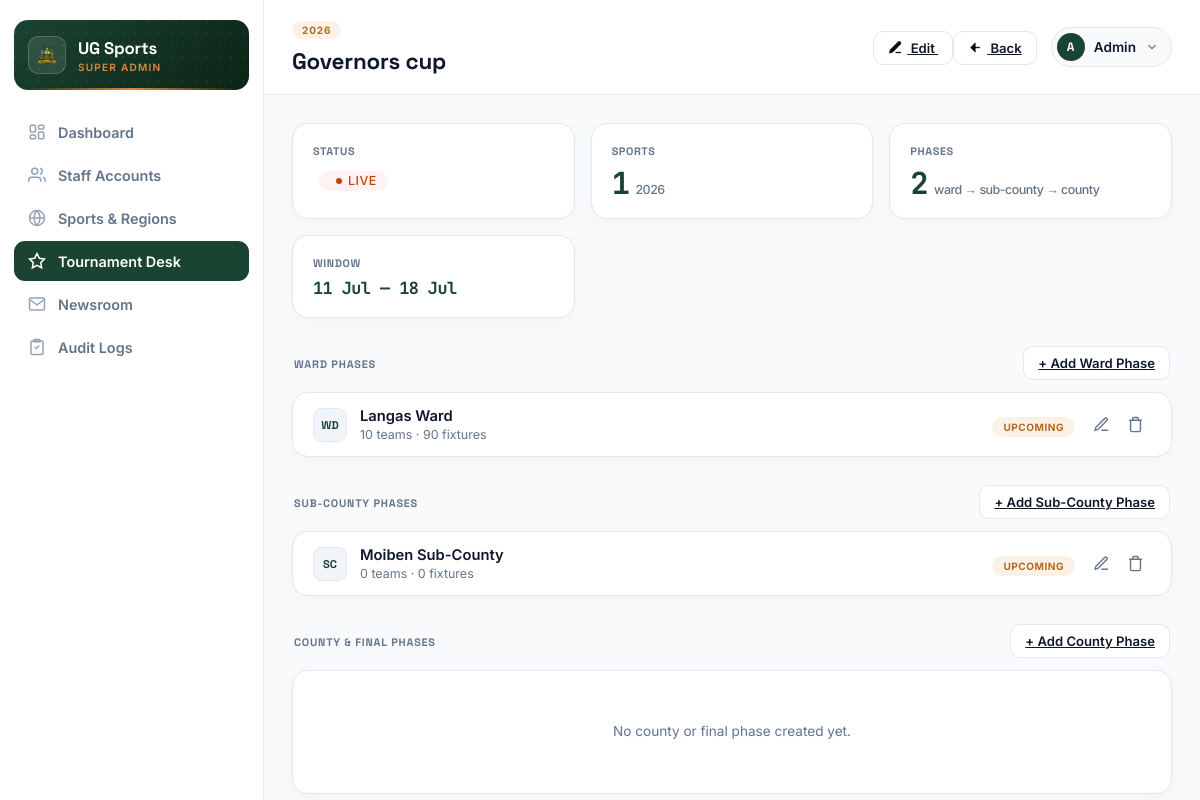
Screenshot of /accounts/tournaments/1/ (signed in) with the database file from the repository.
### accounts/models.py (models this page shows, shortened)
class Tournament(models.Model):
    class Status(models.TextChoices):
        UPCOMING = 'upcoming', 'Upcoming'
        ONGOING = 'ongoing', 'Ongoing'
        COMPLETED = 'completed', 'Completed'
    name = models.CharField(max_length=150)
    season = models.CharField(max_length=20, help_text="e.g. '2026'")
    sports = models.ManyToManyField(Sport, related_name='tournaments')
    status = models.CharField(max_length=20, choices=Status.choices, default=Status.UPCOMING)
    ward = models.ForeignKey(
        Ward, on_delete=models.PROTECT, null=True, blank=True, related_name='Tournament'
    )
    sub_county = models.ForeignKey(
        SubCounty, on_delete=models.PROTECT, null=True, blank=True, related_name='Tournament'
    )
    start_date = models.DateField(null=True, blank=True)
    end_date = models.DateField(null=True, blank=True)
    created_by = models.ForeignKey(
        settings.AUTH_USER_MODEL, on_delete=models.SET_NULL, null=True,
        related_name='tournaments_created'
    )
    created_at = models.DateTimeField(auto_now_add=True)
    class Meta:
        ordering = ['-season', 'name']
        unique_together = ('name', 'season')

class Phase(models.Model):
    class Stage(models.TextChoices):
        WARD = 'ward', 'Ward Phase'
        SUB_COUNTY = 'sub_county', 'Sub-County Phase'
        COUNTY = 'county', 'County Phase'
        FINAL = 'final', 'Final Phase'
    class Status(models.TextChoices):
        UPCOMING = 'upcoming', 'Upcoming'
        ONGOING = 'ongoing', 'Ongoing'
        COMPLETED = 'completed', 'Completed'
    STAGE_ORDER = {
        Stage.WARD: 1,
        Stage.SUB_COUNTY: 2,
        Stage.COUNTY: 3,
        Stage.FINAL: 4,
    }
    tournament = models.ForeignKey(Tournament, on_delete=models.CASCADE, related_name='phases')
    stage = models.CharField(max_length=20, choices=Stage.choices)
    order = models.PositiveSmallIntegerField(editable=False, default=1)
    status = models.CharField(max_length=20, choices=Status.choices, default=Status.UPCOMING)
    ward = models.ForeignKey(
        Ward, on_delete=models.PROTECT, null=True, blank=True, related_name='phases'
    )
    sub_county = models.ForeignKey(
        SubCounty, on_delete=models.PROTECT, null=True, blank=True, related_name='phases'
    )
    start_date = models.DateField(null=True, blank=True)
    end_date = models.DateField(null=True, blank=True)
    created_by = models.ForeignKey(
        settings.AUTH_USER_MODEL, on_delete=models.SET_NULL, null=True,
        related_name='phases_created'
    )
    created_at = models.DateTimeField(auto_now_add=True)
    class Meta:
        unique_together = ('tournament', 'stage', 'ward', 'sub_county')
        ordering = ['tournament', 'order', 'ward__name', 'sub_county__name']
    @property
    def scope_label(self):
        if self.ward:
            return f"{self.ward.name} Ward"
        if self.sub_county:
            return f"{self.sub_county.name} Sub-County"
        if self.stage == self.Stage.FINAL:
            return "Final"
        return "County"

class Ward(models.Model):
    sub_county = models.ForeignKey(SubCounty, on_delete=models.CASCADE, related_name='wards')
    name = models.CharField(max_length=100)
    created_at = models.DateTimeField(auto_now_add=True)
    class Meta:
        verbose_name_plural = "Wards"
        unique_together = ('sub_county', 'name')
        ordering = ['sub_county__name', 'name']

class SubCounty(models.Model):
    name = models.CharField(max_length=100, unique=True)
    created_at = models.DateTimeField(auto_now_add=True)
    class Meta:
        verbose_name_plural = "Sub-Counties"
        ordering = ['name']

### accounts/views.py (the view)
# urls.py: path('tournaments/<int:pk>/', views.TournamentDetailView, name='tournament_detail'),
@superadmin_admin_required
@login_required(login_url='login_admin')
def TournamentDetailView(request, pk):
    tournament = get_object_or_404(
        Tournament.objects.prefetch_related('sports'),
        pk=pk
    )
    phases = (
        Phase.objects
        .filter(tournament=tournament)
        .select_related('ward', 'sub_county')
        .annotate(
            team_count=Count('entries', distinct=True),
            fixture_count=Count('phase_sports__fixtures', distinct=True),
        )
        .order_by('order', 'ward__name', 'sub_county__name')
    )
    context = {
        'active_nav': 'tournaments',
        'tournament': tournament,
        'ward_phases': phases.filter(stage=Phase.Stage.WARD),
        'sub_county_phases': phases.filter(stage=Phase.Stage.SUB_COUNTY),
        'county_phases': phases.filter(stage=Phase.Stage.COUNTY),
        'final_phases': phases.filter(stage=Phase.Stage.FINAL),
        'phase_count': phases.count(),
    }
    return render(request, 'superadmin_tournament_detail.html', context)

### accounts/templates/superadmin_tournament_detail.html (shortened to what this page needs)
{% extends "superadmin_base.html" %}
{% block page_eyebrow %}{{ tournament.season }}{% endblock %}
{% block page_title %}{{ tournament.name }}{% endblock %}
{% block header_actions %}
<a href="{% url 'tournament_edit' tournament.pk %}" class="btn-ghost">
    <svg viewBox="0 0 24 24" style="width:15px;height:15px;stroke:currentColor;stroke-width:2.2;margin-right:4px;vertical-align:-2px;"><path d="M12 20h9"/><path d="M16.5 3.5a2.12 2.12 0 0 1 3 3L7 19l-4 1 1-4Z"/></svg>
    Edit
</a>
<a href="{% url 'tournament_desk' %}" class="btn-ghost">
    <svg viewBox="0 0 24 24" style="width:15px;height:15px;stroke:currentColor;stroke-width:2.2;margin-right:4px;vertical-align:-2px;"><line x1="19" y1="12" x2="5" y2="12"/><polyline points="12 19 5 12 12 5"/></svg>
    Back
</a>
{% endblock %}
{% block content %}
<div class="metrics-grid">
    <div class="metric-card">
        <h3>Status</h3>
        <p style="font-size: 1.2rem;">
            {% if tournament.status == 'ongoing' %}
                <span class="badge live"><span class="live-dot"></span>Live</span>
            {% elif tournament.status == 'upcoming' %}
                <span class="badge pending">Upcoming</span>
            {% else %}
                <span class="badge success">Completed</span>
            {% endif %}
        </p>
    </div>
    <div class="metric-card">
        <h3>Sports</h3>
        <p>{{ tournament.sports.count }}<span>{{ tournament.season }}</span></p>
    </div>
    <div class="metric-card">
        <h3>Phases</h3>
        <p>{{ phase_count }}<span>ward → sub-county → county</span></p>
    </div>
    <div class="metric-card">
        <h3>Window</h3>
        <p style="font-size: 1.05rem;">
            {% if tournament.start_date %}{{ tournament.start_date|date:"d M" }} — {{ tournament.end_date|date:"d M" }}{% else %}Not set{% endif %}
        </p>
    </div>
</div>
<div
<div class="group-header-row" style="margin-top:28px;">
    <h3 class="group-header">Ward Phases</h3>
    <a href="{% url 'phase_create' tournament.pk %}?stage=ward" class="btn-ghost">+ Add Ward Phase</a>
</div>
<div class="group">
    {% for phase in ward_phases %}
        {% include "superadmin_phase_row.html" with phase=phase avatar="WD" %}
    {% empty %}
    <div class="empty-state"><p>No ward phases created yet.</p></div>
    {% endfor %}
</div>
<div class="group-header-row">
    <h3 class="group-header">Sub-County Phases</h3>
    <a href="{% url 'phase_create' tournament.pk %}?stage=sub_county" class="btn-ghost">+ Add Sub-County Phase</a>
</div>
<div class="group">
    {% for phase in sub_county_phases %}
        {% include "superadmin_phase_row.html" with phase=phase avatar="SC" %}
    {% empty %}
    <div class="empty-state"><p>No sub-county phases created yet.</p></div>
    {% endfor %}
</div>
<div class="group-header-row">
    <h3 class="group-header">County &amp; Final Phases</h3>
    <a href="{% url 'phase_create' tournament.pk %}?stage=county" class="btn-ghost">+ Add County Phase</a>
</div>
<div class="group">
    {% for phase in final_phases %}
        {% include "superadmin_phase_row.html" with phase=phase avatar="FI" %}
    {% empty %}
    {% if not county_phases %}
    <div class="empty-state"><p>No county or final phase created yet.</p></div>
    {% endif %}
    {% endfor %}
</div>
{% endblock %}

### accounts/templates/superadmin_phase_row.html
<div class="group-row" onclick="window.location.href='{% url 'phase_detail' phase.pk %}'" style="cursor:pointer;">
    <div class="row-left">
        <div class="avatar-chip">{{ avatar }}</div>
        <div>
            <div class="cell-main">{{ phase.scope_label }}</div>
            <div class="cell-sub">{{ phase.team_count }} team{{ phase.team_count|pluralize }} &middot; {{ phase.fixture_count }} fixture{{ phase.fixture_count|pluralize }}</div>
        </div>
    </div>
    <div class="row-right" style="display:flex; align-items:center; gap:10px; flex-shrink:0;">
        <div>
            {% if phase.status == 'ongoing' %}
                <span class="badge live"><span class="live-dot"></span>Live</span>
            {% elif phase.status == 'upcoming' %}
                <span class="badge pending">Upcoming</span>
            {% else %}
                <span class="badge success">Completed</span>
            {% endif %}
        </div>
        <div onclick="event.stopPropagation();" style="display:flex; align-items:center; gap:2px;">
            <a href="{% url 'phase_edit' phase.pk %}" class="icon-btn" title="Edit">
                <svg viewBox="0 0 24 24"><path d="M12 20h9"/><path d="M16.5 3.5a2.12 2.12 0 0 1 3 3L7 19l-4 1 1-4Z"/></svg>
            </a>
            <a href="{% url 'phase_delete' phase.pk %}" class="icon-btn danger" title="Delete"
               onclick="return confirm('Delete this phase? This cannot be undone.');">
                <svg viewBox="0 0 24 24"><polyline points="3 6 5 6 21 6"/><path d="M19 6v14a2 2 0 0 1-2 2H7a2 2 0 0 1-2-2V6m3 0V4a2 2 0 0 1 2-2h4a2 2 0 0 1 2 2v2"/></svg>
            </a>
        </div>
    </div>
</div>

### accounts/templates/superadmin_base.html (style rules this page uses)
:root { --pitch: #1B4332; --pitch-dark: #0C2417; --ochre: #D98A3D; --ochre-deep: #B36B23; --ochre-tint: rgba(217, 138, 61, 0.12); --rust: #C1440E; --rust-tint: #FEF2F2; --pitch-tint: rgba(27, 67, 50, 0.07); --card: #FFFFFF; --bg: #F8FAFC; --ink: #0F172A; --ink-soft: #64748B; --ink-faint: #94A3B8; --line: #E2E8F0; --mobile-header-h: 60px; }
* { margin: 0; padding: 0; box-sizing: border-box; -webkit-tap-highlight-color: transparent; }
body { font-family: 'Inter', sans-serif; background: var(--bg); color: var(--ink); min-height: 100vh; -webkit-font-smoothing: antialiased; }
h1, h2, h3, .display { font-family: 'Space Grotesk', sans-serif; }
.btn-ghost { background: var(--card); color: var(--ink); border: 1px solid var(--line); padding: 8px 14px; border-radius: 10px; font-size: 0.82rem; font-weight: 600; cursor: pointer; transition: border-color 0.15s ease, background 0.15s ease; }
.icon-btn { background: none; border: none; cursor: pointer; color: var(--ink-soft); width: 32px; height: 32px; border-radius: 8px; display: flex; align-items: center; justify-content: center; transition: background 0.15s ease, color 0.15s ease; }
.icon-btn svg { width: 17px; height: 17px; stroke: currentColor; fill: none; stroke-width: 2; }
.group-header-row { display: flex; justify-content: space-between; align-items: baseline; margin: 28px 2px 12px; }
.group-header-row:first-child { margin-top: 0; }
.group-header { font-size: 0.68rem; font-weight: 700; text-transform: uppercase; color: var(--ink-soft); letter-spacing: 0.8px; }
.group { background: var(--card); border: 1px solid var(--line); border-radius: 16px; overflow: hidden; box-shadow: 0 4px 16px rgba(15,23,42,0.03); }
.group-row { display: flex; align-items: center; justify-content: space-between; padding: 14px 20px; gap: 14px; }
.row-left { display: flex; align-items: center; gap: 13px; min-width: 0; }
.avatar-chip { width: 34px; height: 34px; border-radius: 9px; background: #F1F5F9; border: 1px solid var(--line); display: flex; align-items: center; justify-content: center; font-family: 'Space Grotesk', sans-serif; font-weight: 700; font-size: 0.7rem; color: var(--pitch); flex-shrink: 0; }
.cell-main { font-size: 0.92rem; font-weight: 600; color: var(--ink); }
.cell-sub { font-size: 0.78rem; color: var(--ink-soft); margin-top: 2px; }
.row-right { display: flex; align-items: center; gap: 8px; flex-shrink: 0; }
.badge { font-size: 0.63rem; font-weight: 700; padding: 4px 11px; border-radius: 99px; text-transform: uppercase; letter-spacing: 0.5px; white-space: nowrap; }
.badge.pending { background: var(--ochre-tint); color: var(--ochre-deep); }
.badge.live { display: inline-flex; align-items: center; gap: 6px; background: var(--rust-tint); color: var(--rust); }
.live-dot { width: 6px; height: 6px; border-radius: 50%; background: var(--rust); animation: pulse 1.4s infinite; }
.metrics-grid { display: grid; grid-template-columns: repeat(auto-fit, minmax(220px, 1fr)); gap: 16px; margin-bottom: 8px; }
.metric-card { background: var(--card); border: 1px solid var(--line); border-radius: 16px; padding: 20px; box-shadow: 0 4px 16px rgba(15,23,42,0.03); }
.metric-card h3 { font-size: 0.68rem; text-transform: uppercase; color: var(--ink-soft); letter-spacing: 0.6px; margin-bottom: 10px; font-weight: 700; }
.metric-card p { font-family: 'JetBrains Mono', monospace; font-size: 1.9rem; font-weight: 700; letter-spacing: -0.5px; color: var(--pitch); line-height: 1; }
.metric-card span { font-family: 'Inter', sans-serif; font-size: 0.78rem; color: var(--ink-soft); font-weight: 500; margin-left: 6px; }
.empty-state { padding: 50px 24px; text-align: center; }
.empty-state p { font-size: 0.85rem; color: var(--ink-soft); max-width: 300px; margin: 0 auto; line-height: 1.6; }

### rows the page displays
Tournament: season "2026", name "Governors cup", sports.count "1", start_date "11 Jul", end_date "18 Jul"
Phase: avatar "WD", scope_label "Langas Ward", team_count "10", fixture_count "90", status "UPCOMING"
Phase: avatar "SC", scope_label "Moiben Sub-County", team_count "0", fixture_count "0", status "UPCOMING"

### other values shown
{{ "A" }} "A"
{{ "Admin" }} "Admin"
{{ phase_count }} "2"
